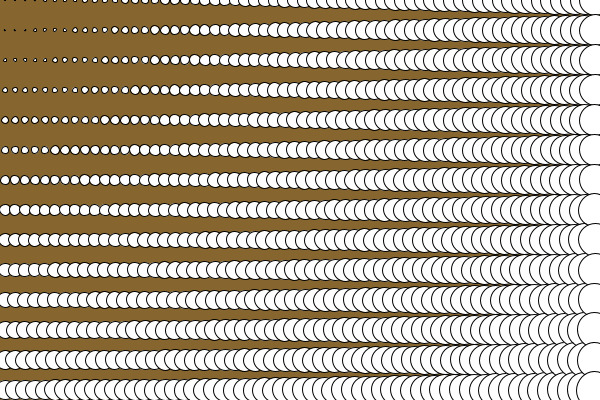
Frame 1 (no input)
Frame 60 (the mouse pressed at the canvas centre just before this capture): identical to frame 1, image omitted
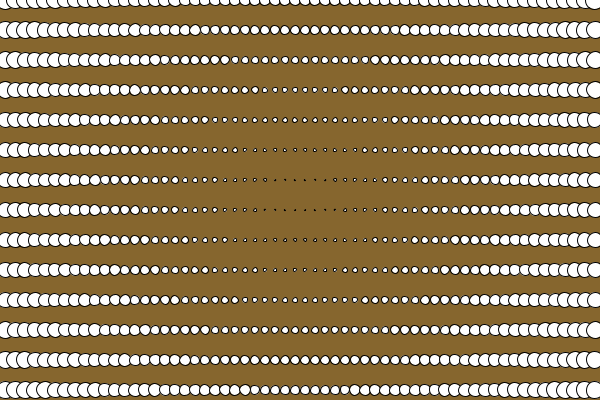
Frame 120 (the mouse held since frame 60 and released just before this capture)

The Processing sketch that drew these frames (run headless with seeded random() and noise(); from frame 60 on, the mouse is pressed at the canvas centre):

// Processing sketch: processing_54942
// ── processing_54942.pde

float max_distance;

void setup() {
  size(600,400); 
  smooth();
  max_distance = dist(10, 10, width, height);
}

void draw() 
{
  background(#86662e);

  for(int i = 5; i <= width; i += 10) {
    for(int j = 0; j <= height; j += 30) {
      float size = dist(mouseX, mouseY, i, j);
      size = size/max_distance * 36;
      ellipse(i, j, size, size);
    }
  }
}
